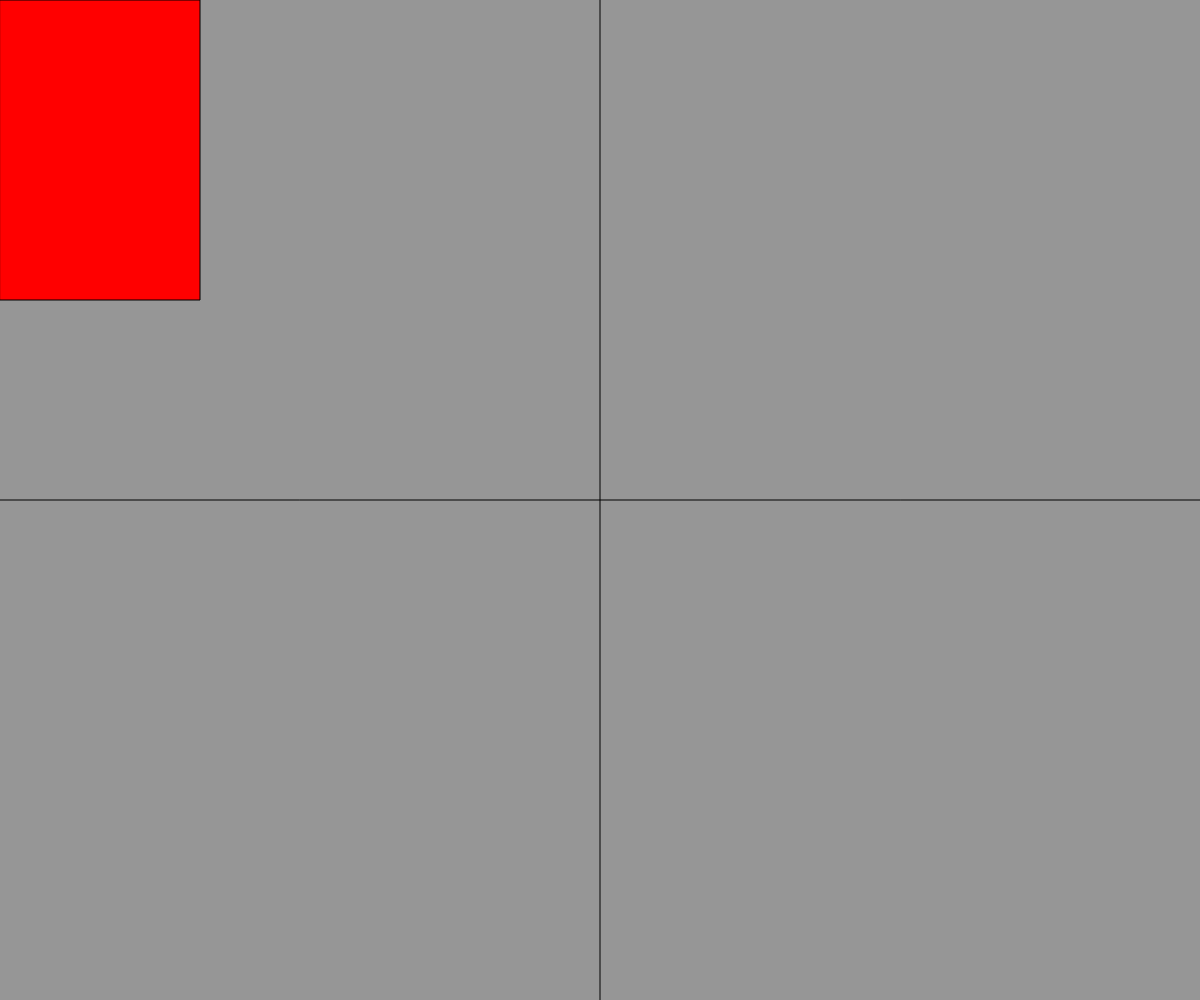
Frame 1 (no input)
Frame 60 (no input): identical to frame 1, image omitted
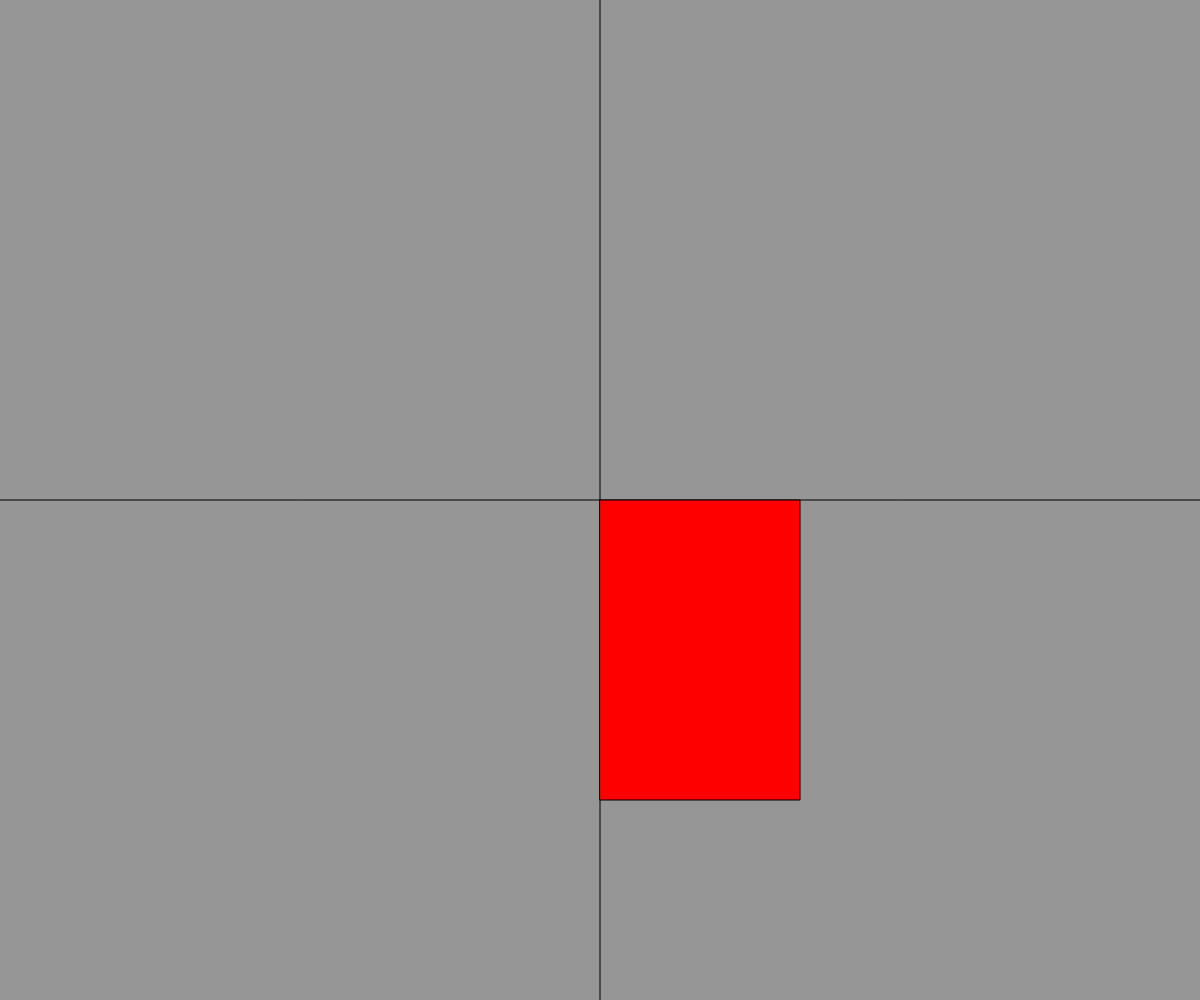
Frame 120 (the mouse pressed at the canvas centre since frame 60)

The p5.js sketch that drew these frames (run headless with seeded random() and noise() and a simulated clock; from frame 60 on, the mouse is pressed at the canvas centre):

// p5.js sketch
// ── sketch.js
//GLOBAL VARIABLES
function setup() {
  // put setup code here
  createCanvas(innerWidth, innerHeight);
  fill(255, 0, 0);
  //TO PRINT SOMETHING TO THE VONSOLE USE
  console.log('a random number: ' + random(100));
  // ellipse(100, 145, 50, 100);//draws a circle
}

function draw() {
  // put drawing code here
  background(150);// draws a colored or b/w background
  line(width / 2, 0, width / 2, height);//draws a line(x1, y1, x2, y2)
  line(0, height / 2, width, height / 2);
  // if statements
  if (mouseX < width / 2 && mouseY < height / 2) {
    fill(255, 0, 0);//fills the form with a color r, g, b
  } else if (mouseX > width / 2 && mouseY < height / 2) {
    fill(0, 255, 0);
  } else if (mouseX > width / 2 && mouseY > height / 2) {
    fill(0, 0, 255);
  } else if (mouseX < width / 2 && mouseY > height / 2) {
    fill(0, 255, 255);
  }
  rect(mouseX, mouseY, 200, 300);//draws a rectangle
}
/**
 * this function makes your canvas responsive
 */
function windowResized() {
  resizeCanvas(innerWidth, innerHeight);
}
